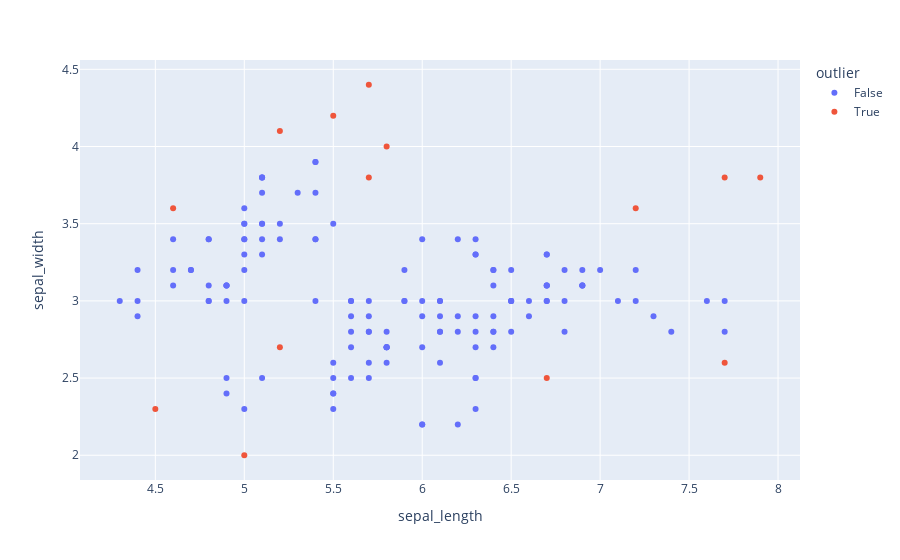

Notebook source saved alongside this figure:
### Code cell
# plot data
px.scatter(df, x="sepal_length", y="sepal_width", color="outlier")

### Figure 1 — Plotly figure (JSON) as saved in the notebook; plotly's stock layout.template omitted (floating-point values rounded to 4 significant figures; data arrays with more than 128 entries replaced by an {"elided": "..."} marker saying what was removed)
{"data": [{"hovertemplate": "outlier=False<br>sepal_length=%{x}<br>sepal_width=%{y}<extra></extra>", "legendgroup": "False", "marker": {"color": "#636efa", "symbol": "circle"}, "mode": "markers", "name": "False", "orientation": "v", "showlegend": true, "type": "scatter", "x": {"elided": "136 float values"}, "xaxis": "x", "y": {"elided": "136 float values"}, "yaxis": "y"}, {"hovertemplate": "outlier=True<br>sepal_length=%{x}<br>sepal_width=%{y}<extra></extra>", "legendgroup": "True", "marker": {"color": "#EF553B", "symbol": "circle"}, "mode": "markers", "name": "True", "orientation": "v", "showlegend": true, "type": "scatter", "x": [5.8, 5.7, 5.7, 4.6, 5.2, 5.5, 4.5, 5.2, 5, 6.7, 7.2, 7.7, 7.7, 7.9], "xaxis": "x", "y": [4, 4.4, 3.8, 3.6, 4.1, 4.2, 2.3, 2.7, 2, 2.5, 3.6, 3.8, 2.6, 3.8], "yaxis": "y"}], "layout": {"legend": {"title": {"text": "outlier"}, "tracegroupgap": 0}, "margin": {"t": 60}, "xaxis": {"anchor": "y", "domain": [0, 1], "title": {"text": "sepal_length"}}, "yaxis": {"anchor": "x", "domain": [0, 1], "title": {"text": "sepal_width"}}}}
